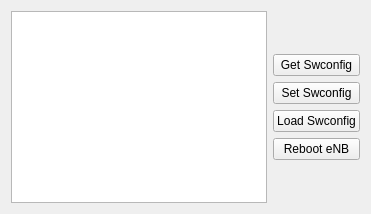
            <widget class="QWidget" name="tab_swconfig_vm1">
             <attribute name="title">
              <string>VM1</string>
             </attribute>
             <layout class="QHBoxLayout" name="horizontalLayout_2">
              <item>
               <widget class="QPlainTextEdit" name="te_swconfig_vm1">
                <property name="font">
                 <font>
                  <family>DejaVu Sans Mono</family>
                 </font>
                </property>
                <property name="plainText">
                 <string/>
                </property>
               </widget>
              </item>
              <item>
               <layout class="QVBoxLayout" name="verticalLayout_5">
                <item>
                 <spacer name="verticalSpacer_4">
                  <property name="orientation">
                   <enum>Qt::Vertical</enum>
                  </property>
                  <property name="sizeHint" stdset="0">
                   <size>
                    <width>20</width>
                    <height>40</height>
                   </size>
                  </property>
                 </spacer>
                </item>
                <item>
                 <widget class="QPushButton" name="pb_get_swconfig_vm1">
                  <property name="text">
                   <string>Get Swconfig</string>
                  </property>
                 </widget>
                </item>
                <item>
                 <widget class="QPushButton" name="pb_set_swconfig_vm1">
                  <property name="text">
                   <string>Set Swconfig</string>
                  </property>
                 </widget>
                </item>
                <item>
                 <widget class="QPushButton" name="pb_load_swconfig_vm1">
                  <property name="text">
                   <string>Load Swconfig</string>
                  </property>
                 </widget>
                </item>
                <item>
                 <widget class="QPushButton" name="pb_reboot_enb_vm1">
                  <property name="text">
                   <string>Reboot eNB</string>
                  </property>
                 </widget>
                </item>
                <item>
                 <spacer name="verticalSpacer_2">
                  <property name="orientation">
                   <enum>Qt::Vertical</enum>
                  </property>
                  <property name="sizeHint" stdset="0">
                   <size>
                    <width>20</width>
                    <height>40</height>
                   </size>
                  </property>
                 </spacer>
                </item>
               </layout>
              </item>
             </layout>
            </widget>
